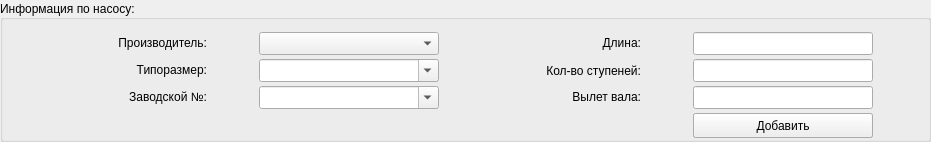
     <widget class="QGroupBox" name="groupPumpInfo">
      <property name="geometry">
       <rect>
        <x>400</x>
        <y>10</y>
        <width>931</width>
        <height>142</height>
       </rect>
      </property>
      <property name="title">
       <string>Информация по насосу:</string>
      </property>
      <property name="alignment">
       <set>Qt::AlignLeading|Qt::AlignLeft|Qt::AlignVCenter</set>
      </property>
      <widget class="QWidget" name="gridLayoutWidget">
       <property name="geometry">
        <rect>
         <x>10</x>
         <y>30</y>
         <width>911</width>
         <height>111</height>
        </rect>
       </property>
       <layout class="QGridLayout" name="gridPumpInfo" rowstretch="0,0,0,0" columnstretch="1,0,0,0">
        <property name="horizontalSpacing">
         <number>5</number>
        </property>
        <property name="verticalSpacing">
         <number>2</number>
        </property>
        <item row="0" column="0">
         <widget class="QLabel" name="lbl1">
          <property name="sizePolicy">
           <sizepolicy hsizetype="Fixed" vsizetype="Fixed">
            <horstretch>0</horstretch>
            <verstretch>0</verstretch>
           </sizepolicy>
          </property>
          <property name="minimumSize">
           <size>
            <width>150</width>
            <height>20</height>
           </size>
          </property>
          <property name="maximumSize">
           <size>
            <width>150</width>
            <height>20</height>
           </size>
          </property>
          <property name="text">
           <string>Производитель:</string>
          </property>
          <property name="alignment">
           <set>Qt::AlignRight|Qt::AlignTrailing|Qt::AlignVCenter</set>
          </property>
         </widget>
        </item>
        <item row="0" column="1">
         <widget class="QComboBox" name="cmbProducer">
          <property name="enabled">
           <bool>true</bool>
          </property>
          <property name="sizePolicy">
           <sizepolicy hsizetype="Preferred" vsizetype="Fixed">
            <horstretch>0</horstretch>
            <verstretch>0</verstretch>
           </sizepolicy>
          </property>
          <property name="minimumSize">
           <size>
            <width>180</width>
            <height>23</height>
           </size>
          </property>
          <property name="maximumSize">
           <size>
            <width>181</width>
            <height>23</height>
           </size>
          </property>
         </widget>
        </item>
        <item row="1" column="2">
         <widget class="QLabel" name="lbl5">
          <property name="sizePolicy">
           <sizepolicy hsizetype="Fixed" vsizetype="Fixed">
            <horstretch>0</horstretch>
            <verstretch>0</verstretch>
           </sizepolicy>
          </property>
          <property name="minimumSize">
           <size>
            <width>150</width>
            <height>20</height>
           </size>
          </property>
          <property name="maximumSize">
           <size>
            <width>150</width>
            <height>19</height>
           </size>
          </property>
          <property name="text">
           <string>Кол-во ступеней:</string>
          </property>
          <property name="alignment">
           <set>Qt::AlignRight|Qt::AlignTrailing|Qt::AlignVCenter</set>
          </property>
         </widget>
        </item>
        <item row="2" column="1">
         <widget class="QComboBox" name="cmbSerial">
          <property name="enabled">
           <bool>true</bool>
          </property>
          <property name="sizePolicy">
           <sizepolicy hsizetype="Expanding" vsizetype="Preferred">
            <horstretch>0</horstretch>
            <verstretch>0</verstretch>
           </sizepolicy>
          </property>
          <property name="minimumSize">
           <size>
            <width>180</width>
            <height>23</height>
           </size>
          </property>
          <property name="maximumSize">
           <size>
            <width>180</width>
            <height>23</height>
           </size>
          </property>
          <property name="editable">
           <bool>true</bool>
          </property>
         </widget>
        </item>
        <item row="2" column="2">
         <widget class="QLabel" name="lbl6">
          <property name="sizePolicy">
           <sizepolicy hsizetype="Fixed" vsizetype="Fixed">
            <horstretch>0</horstretch>
            <verstretch>0</verstretch>
           </sizepolicy>
          </property>
          <property name="minimumSize">
           <size>
            <width>150</width>
            <height>20</height>
           </size>
          </property>
          <property name="maximumSize">
           <size>
            <width>150</width>
            <height>20</height>
           </size>
          </property>
          <property name="text">
           <string>Вылет вала:</string>
          </property>
          <property name="alignment">
           <set>Qt::AlignRight|Qt::AlignTrailing|Qt::AlignVCenter</set>
          </property>
         </widget>
        </item>
        <item row="2" column="0">
         <widget class="QLabel" name="lbl3">
          <property name="sizePolicy">
           <sizepolicy hsizetype="Fixed" vsizetype="Fixed">
            <horstretch>0</horstretch>
            <verstretch>0</verstretch>
           </sizepolicy>
          </property>
          <property name="minimumSize">
           <size>
            <width>150</width>
            <height>20</height>
           </size>
          </property>
          <property name="maximumSize">
           <size>
            <width>150</width>
            <height>20</height>
           </size>
          </property>
          <property name="text">
           <string>Заводской №:</string>
          </property>
          <property name="alignment">
           <set>Qt::AlignRight|Qt::AlignTrailing|Qt::AlignVCenter</set>
          </property>
         </widget>
        </item>
        <item row="0" column="2">
         <widget class="QLabel" name="lbl4">
          <property name="sizePolicy">
           <sizepolicy hsizetype="Fixed" vsizetype="Fixed">
            <horstretch>0</horstretch>
            <verstretch>0</verstretch>
           </sizepolicy>
          </property>
          <property name="minimumSize">
           <size>
            <width>150</width>
            <height>20</height>
           </size>
          </property>
          <property name="maximumSize">
           <size>
            <width>159</width>
            <height>20</height>
           </size>
          </property>
          <property name="text">
           <string>Длина:</string>
          </property>
          <property name="alignment">
           <set>Qt::AlignRight|Qt::AlignTrailing|Qt::AlignVCenter</set>
          </property>
         </widget>
        </item>
        <item row="0" column="3">
         <widget class="QLineEdit" name="txtLength">
          <property name="sizePolicy">
           <sizepolicy hsizetype="Fixed" vsizetype="Fixed">
            <horstretch>0</horstretch>
            <verstretch>0</verstretch>
           </sizepolicy>
          </property>
          <property name="minimumSize">
           <size>
            <width>180</width>
            <height>23</height>
           </size>
          </property>
          <property name="maximumSize">
           <size>
            <width>180</width>
            <height>23</height>
           </size>
          </property>
          <property name="focusPolicy">
           <enum>Qt::ClickFocus</enum>
          </property>
          <property name="inputMethodHints">
           <set>Qt::ImhNone</set>
          </property>
          <property name="readOnly">
           <bool>true</bool>
          </property>
         </widget>
        </item>
        <item row="1" column="1">
         <widget class="QComboBox" name="cmbType">
          <property name="enabled">
           <bool>true</bool>
          </property>
          <property name="sizePolicy">
           <sizepolicy hsizetype="Expanding" vsizetype="Preferred">
            <horstretch>0</horstretch>
            <verstretch>0</verstretch>
           </sizepolicy>
          </property>
          <property name="minimumSize">
           <size>
            <width>180</width>
            <height>23</height>
           </size>
          </property>
          <property name="maximumSize">
           <size>
            <width>180</width>
            <height>23</height>
           </size>
          </property>
          <property name="editable">
           <bool>true</bool>
          </property>
         </widget>
        </item>
        <item row="3" column="3">
         <widget class="QWidget" name="widget_7" native="true">
          <property name="sizePolicy">
           <sizepolicy hsizetype="Fixed" vsizetype="Fixed">
            <horstretch>0</horstretch>
            <verstretch>0</verstretch>
           </sizepolicy>
          </property>
          <property name="minimumSize">
           <size>
            <width>180</width>
            <height>25</height>
           </size>
          </property>
          <property name="maximumSize">
           <size>
            <width>180</width>
            <height>25</height>
           </size>
          </property>
          <widget class="QPushButton" name="btnPump_New">
           <property name="geometry">
            <rect>
             <x>0</x>
             <y>0</y>
             <width>180</width>
             <height>25</height>
            </rect>
           </property>
           <property name="sizePolicy">
            <sizepolicy hsizetype="Maximum" vsizetype="Fixed">
             <horstretch>0</horstretch>
             <verstretch>0</verstretch>
            </sizepolicy>
           </property>
           <property name="minimumSize">
            <size>
             <width>180</width>
             <height>25</height>
            </size>
           </property>
           <property name="maximumSize">
            <size>
             <width>180</width>
             <height>25</height>
            </size>
           </property>
           <property name="text">
            <string>Добавить</string>
           </property>
          </widget>
          <widget class="QPushButton" name="btnPump_Save">
           <property name="geometry">
            <rect>
             <x>0</x>
             <y>0</y>
             <width>100</width>
             <height>25</height>
            </rect>
           </property>
           <property name="sizePolicy">
            <sizepolicy hsizetype="Maximum" vsizetype="Fixed">
             <horstretch>0</horstretch>
             <verstretch>0</verstretch>
            </sizepolicy>
           </property>
           <property name="minimumSize">
            <size>
             <width>100</width>
             <height>25</height>
            </size>
           </property>
           <property name="maximumSize">
            <size>
             <width>100</width>
             <height>25</height>
            </size>
           </property>
           <property name="text">
            <string>Сохранить</string>
           </property>
          </widget>
          <widget class="QPushButton" name="btnPump_Cancel">
           <property name="geometry">
            <rect>
             <x>100</x>
             <y>0</y>
             <width>80</width>
             <height>25</height>
            </rect>
           </property>
           <property name="minimumSize">
            <size>
             <width>80</width>
             <height>25</height>
            </size>
           </property>
           <property name="maximumSize">
            <size>
             <width>85</width>
             <height>25</height>
            </size>
           </property>
           <property name="text">
            <string>Отмена</string>
           </property>
          </widget>
          <zorder>btnPump_Save</zorder>
          <zorder>btnPump_Cancel</zorder>
          <zorder>btnPump_New</zorder>
         </widget>
        </item>
        <item row="1" column="3">
         <widget class="QLineEdit" name="txtStages">
          <property name="sizePolicy">
           <sizepolicy hsizetype="Fixed" vsizetype="Fixed">
            <horstretch>0</horstretch>
            <verstretch>0</verstretch>
           </sizepolicy>
          </property>
          <property name="minimumSize">
           <size>
            <width>180</width>
            <height>23</height>
           </size>
          </property>
          <property name="maximumSize">
           <size>
            <width>180</width>
            <height>23</height>
           </size>
          </property>
          <property name="focusPolicy">
           <enum>Qt::ClickFocus</enum>
          </property>
          <property name="inputMethodHints">
           <set>Qt::ImhNone</set>
          </property>
          <property name="readOnly">
           <bool>true</bool>
          </property>
         </widget>
        </item>
        <item row="2" column="3">
         <widget class="QLineEdit" name="txtShaft">
          <property name="sizePolicy">
           <sizepolicy hsizetype="Fixed" vsizetype="Fixed">
            <horstretch>0</horstretch>
            <verstretch>0</verstretch>
           </sizepolicy>
          </property>
          <property name="minimumSize">
           <size>
            <width>180</width>
            <height>23</height>
           </size>
          </property>
          <property name="maximumSize">
           <size>
            <width>180</width>
            <height>23</height>
           </size>
          </property>
          <property name="focusPolicy">
           <enum>Qt::ClickFocus</enum>
          </property>
          <property name="inputMethodHints">
           <set>Qt::ImhNone</set>
          </property>
          <property name="readOnly">
           <bool>true</bool>
          </property>
         </widget>
        </item>
        <item row="1" column="0">
         <widget class="QLabel" name="lbl2">
          <property name="sizePolicy">
           <sizepolicy hsizetype="Fixed" vsizetype="Fixed">
            <horstretch>0</horstretch>
            <verstretch>0</verstretch>
           </sizepolicy>
          </property>
          <property name="minimumSize">
           <size>
            <width>150</width>
            <height>20</height>
           </size>
          </property>
          <property name="maximumSize">
           <size>
            <width>150</width>
            <height>20</height>
           </size>
          </property>
          <property name="text">
           <string>Типоразмер:</string>
          </property>
          <property name="alignment">
           <set>Qt::AlignRight|Qt::AlignTrailing|Qt::AlignVCenter</set>
          </property>
         </widget>
        </item>
       </layout>
      </widget>
     </widget>
